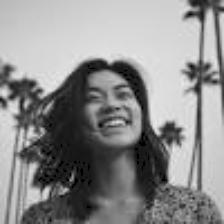
#> input picture aura/processed_images/processed_1.jpg, 224 x 224 px, found by its file name; its folder holds only this picture in this run
$ jupyter execute Augmentation.ipynb   (shell and % lines are left out)
#> lines starting #> are read from the running program, lines starting #| are printed output that depends on the picture; after the words box and inside, x2 and y2 are one past the last pixel; in counts of white or black regions, pixels touching at a corner belong together
#> in save_processed_images, image is the input picture: shape (224, 224, 3); min 0, max 234, mean 140.7
[cell 1]
import os
import cv2
import numpy as np
from PIL import Image as PILImage
from IPython.display import display


PATH = "./processed_images/"

def resize_image(image, target_size=(224, 224)):
    # If the image is grayscale, convert it to 3 channels (RGB)
#> called with target_size = (224, 224)
    if len(image.shape) == 2:
        image = cv2.cvtColor(image, cv2.COLOR_GRAY2BGR)

    h, w = image.shape[:2]
#> h = 224; w = 224
    scale = min(target_size[0] / h, target_size[1] / w)
#> scale = 1
    new_w = int(w * scale)
#> new_w = 224
    new_h = int(h * scale)
#> new_h = 224

    resized_image = cv2.resize(image, (new_w, new_h))
    canvas = np.zeros((target_size[0], target_size[1], 3), dtype=np.uint8)
    top = (target_size[0] - new_h) // 2
#> top = 0
    left = (target_size[1] - new_w) // 2
#> left = 0
    canvas[top:top + new_h, left:left + new_w] = resized_image

    return canvas


def set_black_background(image, threshold=20):
#> called with threshold = 20
    gray_image = cv2.cvtColor(image, cv2.COLOR_BGR2GRAY)
    _, mask = cv2.threshold(gray_image, threshold, 255, cv2.THRESH_BINARY_INV)
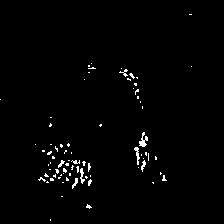
#> mask: shape (224, 224); 1.4% white in thin lines or dots, all inside (x1, y1, x2, y2) = (0, 14, 192, 221)
    image[mask == 255] = [0, 0, 0]
#> image: shape (224, 224, 3); 1.24% of pixels changed, all inside (x1, y1, x2, y2) = (0, 14, 192, 221)
    return image


def preprocess_image(image, grayscale=True, target_size=(224, 224)):
    image = resize_image(image, target_size)
    image = set_black_background(image)
    if grayscale:
        image = cv2.cvtColor(image, cv2.COLOR_BGR2GRAY)
#> image: shape (224, 224)
    return image


def random_rotation(image):
    angle = np.random.uniform(-30, 30)
    h, w = image.shape[:2]
#> h = 224; w = 224
    center = (w // 2, h // 2)
#> center = (112, 112)
    M = cv2.getRotationMatrix2D(center, angle, 1.0)
    return cv2.warpAffine(image, M, (w, h))
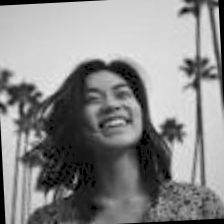
#> returned value: shape (224, 224); min 0, max 233, mean 136.8

def random_flip(image):
    if np.random.rand() > 0.5:
        return cv2.flip(image, 1)
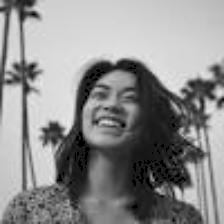
#> returned value: shape (224, 224); min 0, max 234, mean 140.5
    return image

def random_brightness(image):
    factor = np.random.uniform(0.5, 1.5)
    return cv2.convertScaleAbs(image, alpha=factor, beta=0)
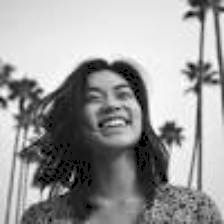
#> returned value: shape (224, 224); min 0, max 255, mean 154.9


def random_zoom(image):
    h, w = image.shape[:2]
#> h = 224; w = 224
    zoom = np.random.uniform(0.3, 2.0)
    new_h, new_w = int(h * zoom), int(w * zoom)
#> new_h = 274; new_w = 274
    image = cv2.resize(image, (new_w, new_h))
#> image: shape (274, 274)
    if new_h < h or new_w < w:
        top = (h - new_h) // 2
        left = (w - new_w) // 2
        cropped = image[top:top + new_h, left:left + new_w]
    else:
        cropped = image[:h, :w]
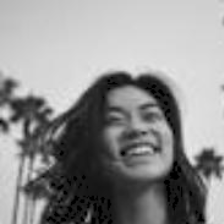
#> cropped: shape (224, 224); min 0, max 233, mean 143
    return resize_image(cropped)


def save_processed_images(image_files, batch_size=50, output_dir="./augmented_photos"):
    os.makedirs(output_dir, exist_ok=True)
    for i, image_file in enumerate(image_files):
        image_path = os.path.join(PATH, image_file)
        print(f"Processing image: {image_path}")

        # Load the image
        image = cv2.imread(image_path)

        # Check if the image is loaded correctly
        if image is None:
            print(f"Error: Failed to load image {image_path}")
            continue  # Skip this image and move to the next one

        processed_image = preprocess_image(image)

        # Apply augmentations and save each one
        try:
            rotation_image = random_rotation(processed_image)
            rotation_path = os.path.join(output_dir, f"rotated_{i + 1}.jpg")
            PILImage.fromarray(cv2.cvtColor(rotation_image, cv2.COLOR_BGR2RGB)).save(rotation_path)

            flip_image = random_flip(processed_image)
            flip_path = os.path.join(output_dir, f"flipped_{i + 1}.jpg")
            PILImage.fromarray(cv2.cvtColor(flip_image, cv2.COLOR_BGR2RGB)).save(flip_path)

            brightness_image = random_brightness(processed_image)
            brightness_path = os.path.join(output_dir, f"brightness_{i + 1}.jpg")
            PILImage.fromarray(cv2.cvtColor(brightness_image, cv2.COLOR_BGR2RGB)).save(brightness_path)

            zoom_image = random_zoom(processed_image)
            zoom_path = os.path.join(output_dir, f"zoomed_{i + 1}.jpg")
            PILImage.fromarray(cv2.cvtColor(zoom_image, cv2.COLOR_BGR2RGB)).save(zoom_path)

            print(f"Processed images for {image_file} saved to {output_dir}")
        except Exception as e:
            print(f"Error processing image {image_file}: {e}")
